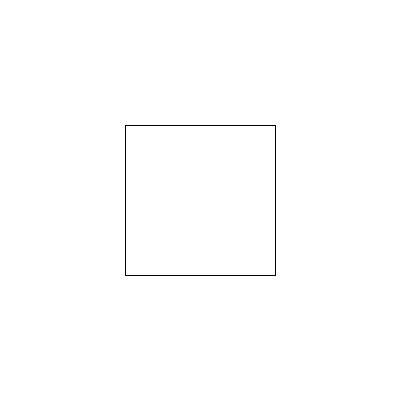
Frame 1 (no input)
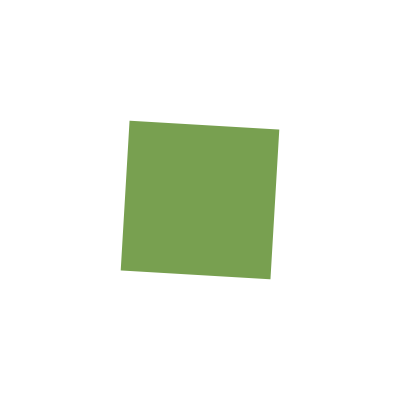
Frame 60 (the mouse pressed at the canvas centre just before this capture)
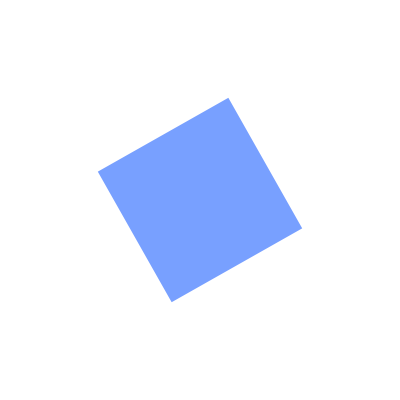
Frame 120 (the mouse held since frame 60 and released just before this capture)

The Processing sketch that drew these frames (run headless with seeded random() and noise(); from frame 60 on, the mouse is pressed at the canvas centre):

// Processing sketch: spintile1
// ── spintile1.pde
float num1, num2, n1, n2, angle;
tile t;
void setup()
{
  size(400,400);
  angle = 0;
  rectMode(CENTER);
  t = new tile(0,0, 150, 150);
}

void draw()
{
  background(255);
  translate(width/2,height/2);
  rotate(angle);
  t.display();
  
  float d = dist(width/2, height/2, mouseX, mouseY);
  float maxDist = dist(0, 0, width/2, height/2);
  angle = angle+map(d, 0, maxDist, 0.15, .001);
  float c = map(d, 0, maxDist, 255, 80);
  noStroke();
  fill(120,160,c);

}
// ── tile.pde
class tile {
  int x, y;
  float h, w, r, angle;
  color c;
  
  tile(int x_, int y_, float h_, float w_)
  {
    x=x_;
    y=y_;
    h=h_;
    w=w_;
  }
  
  void display()
  {
    rect(x, y, h, w);
  }
}
